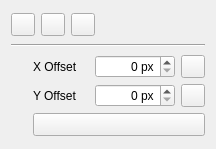
<?xml version="1.0" encoding="UTF-8"?>
<ui version="4.0">
 <class>ImageEditMenu</class>
 <widget class="QWidget" name="ImageEditMenu">
  <property name="geometry">
   <rect>
    <x>0</x>
    <y>0</y>
    <width>216</width>
    <height>149</height>
   </rect>
  </property>
  <property name="windowTitle">
   <string>Form</string>
  </property>
  <layout class="QVBoxLayout" name="verticalLayout">
   <item>
    <layout class="QHBoxLayout" name="horizontalLayout">
     <item>
      <widget class="QToolButton" name="rotateLeftButton"/>
     </item>
     <item>
      <widget class="QToolButton" name="resetRotationButton"/>
     </item>
     <item>
      <widget class="QToolButton" name="rotateRightButton"/>
     </item>
     <item>
      <spacer name="horizontalSpacer_2">
       <property name="orientation">
        <enum>Qt::Horizontal</enum>
       </property>
       <property name="sizeHint" stdset="0">
        <size>
         <width>40</width>
         <height>20</height>
        </size>
       </property>
      </spacer>
     </item>
    </layout>
   </item>
   <item>
    <widget class="Line" name="line">
     <property name="orientation">
      <enum>Qt::Horizontal</enum>
     </property>
    </widget>
   </item>
   <item>
    <layout class="QGridLayout" name="gridLayout_2">
     <item row="0" column="1">
      <widget class="QLabel" name="label">
       <property name="text">
        <string>X Offset</string>
       </property>
      </widget>
     </item>
     <item row="0" column="0">
      <widget class="QLabel" name="label_6">
       <property name="maximumSize">
        <size>
         <width>16</width>
         <height>16</height>
        </size>
       </property>
       <property name="pixmap">
        <pixmap resource="../../resources/icons.qrc">:/icons/icons/move-horizontal.svg</pixmap>
       </property>
       <property name="scaledContents">
        <bool>true</bool>
       </property>
      </widget>
     </item>
     <item row="0" column="2">
      <widget class="QSpinBox" name="xOffset">
       <property name="minimumSize">
        <size>
         <width>80</width>
         <height>0</height>
        </size>
       </property>
       <property name="alignment">
        <set>Qt::AlignRight|Qt::AlignTrailing|Qt::AlignVCenter</set>
       </property>
       <property name="suffix">
        <string> px</string>
       </property>
       <property name="maximum">
        <number>9999</number>
       </property>
      </widget>
     </item>
     <item row="1" column="1">
      <widget class="QLabel" name="label_2">
       <property name="text">
        <string>Y Offset</string>
       </property>
      </widget>
     </item>
     <item row="1" column="3">
      <widget class="QToolButton" name="resetYOffset">
       <property name="toolTip">
        <string>Reset Y Offset</string>
       </property>
       <property name="icon">
        <iconset theme="undo">
         <normaloff>.</normaloff>.</iconset>
       </property>
      </widget>
     </item>
     <item row="0" column="3">
      <widget class="QToolButton" name="resetXOffset">
       <property name="toolTip">
        <string>Reset X Offset</string>
       </property>
       <property name="icon">
        <iconset theme="undo">
         <normaloff>.</normaloff>.</iconset>
       </property>
      </widget>
     </item>
     <item row="1" column="0">
      <widget class="QLabel" name="label_5">
       <property name="maximumSize">
        <size>
         <width>16</width>
         <height>16</height>
        </size>
       </property>
       <property name="pixmap">
        <pixmap resource="../../resources/icons.qrc">:/icons/icons/move-vertical.svg</pixmap>
       </property>
       <property name="scaledContents">
        <bool>true</bool>
       </property>
      </widget>
     </item>
     <item row="1" column="2">
      <widget class="QSpinBox" name="yOffset">
       <property name="minimumSize">
        <size>
         <width>80</width>
         <height>0</height>
        </size>
       </property>
       <property name="alignment">
        <set>Qt::AlignRight|Qt::AlignTrailing|Qt::AlignVCenter</set>
       </property>
       <property name="suffix">
        <string> px</string>
       </property>
       <property name="maximum">
        <number>9999</number>
       </property>
      </widget>
     </item>
     <item row="2" column="1" colspan="3">
      <widget class="QToolButton" name="pickOffsetFromLocationsButton">
       <property name="sizePolicy">
        <sizepolicy hsizetype="MinimumExpanding" vsizetype="Fixed">
         <horstretch>0</horstretch>
         <verstretch>0</verstretch>
        </sizepolicy>
       </property>
       <property name="toolButtonStyle">
        <enum>Qt::ToolButtonTextBesideIcon</enum>
       </property>
      </widget>
     </item>
    </layout>
   </item>
  </layout>
  <action name="actionRotateLeft">
   <property name="icon">
    <iconset theme="rotate-left">
     <normaloff>.</normaloff>.</iconset>
   </property>
   <property name="text">
    <string>Rotate Left</string>
   </property>
   <property name="toolTip">
    <string>Rotate Left</string>
   </property>
  </action>
  <action name="actionRotateRight">
   <property name="icon">
    <iconset theme="rotate-right">
     <normaloff>.</normaloff>.</iconset>
   </property>
   <property name="text">
    <string>Rotate Right</string>
   </property>
   <property name="toolTip">
    <string>Rotate Right</string>
   </property>
  </action>
  <action name="actionResetRotation">
   <property name="icon">
    <iconset theme="reset-rotation">
     <normaloff>.</normaloff>.</iconset>
   </property>
   <property name="text">
    <string>Reset Rotation</string>
   </property>
   <property name="toolTip">
    <string>Reset Rotation</string>
   </property>
  </action>
  <action name="actionPickOffsetFromLocations">
   <property name="icon">
    <iconset theme="pick-offset-from-locations">
     <normaloff>.</normaloff>.</iconset>
   </property>
   <property name="text">
    <string>Pick from Locations</string>
   </property>
   <property name="toolTip">
    <string>Pick Offset from Selected Locations</string>
   </property>
  </action>
  <action name="actionCancelPickOffsetFromLocations">
   <property name="icon">
    <iconset theme="pick-offset-from-locations">
     <normaloff>.</normaloff>.</iconset>
   </property>
   <property name="text">
    <string>Cancel Offset Picking</string>
   </property>
   <property name="toolTip">
    <string>Cancel Offset Picking</string>
   </property>
  </action>
 </widget>
 <resources>
  <include location="../../resources/icons.qrc"/>
 </resources>
 <connections/>
</ui>
